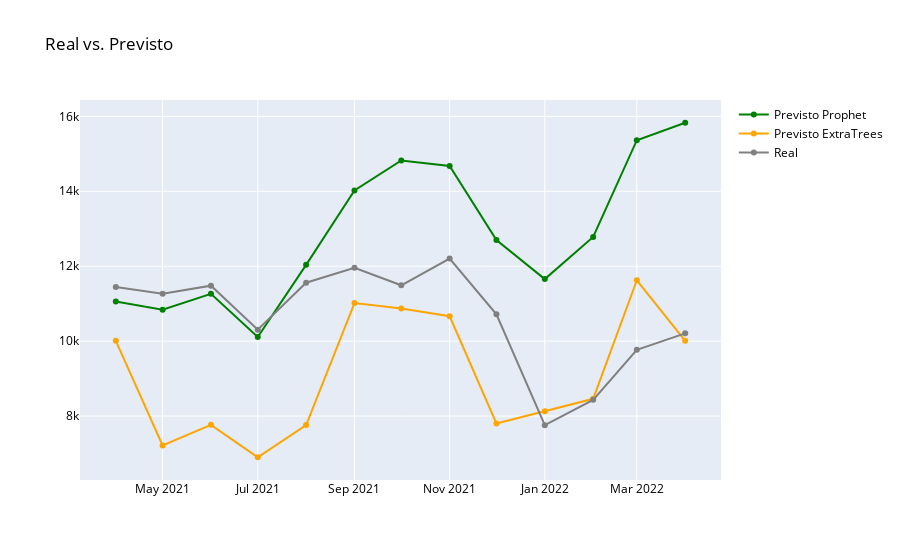

Notebook source saved alongside this figure:
### Markdown cell above
# Plot dos Três Métodos

### Code cell
fig = go.Figure(data=[
    go.Scatter(name='Previsto Prophet',x=forecast_tuned['ds'], y=forecast_tuned['yhat'], marker={'color': 'green'}),
    go.Scatter(name='Previsto ExtraTrees', x=df_r_teste['data'], y=pred_teste_et_tuned, marker={'color': 'orange'}),
    go.Scatter(name='Real', x=df_r_teste['data'], y=y_r_teste, marker={'color': 'gray'})
    ])
fig.update_layout(font=dict(color='black'), title_text='Real vs. Previsto')
fig.show()

### Figure 1 — Plotly figure (JSON) as saved in the notebook; plotly's stock layout.template omitted (floating-point values rounded to 4 significant figures)
{"data": [{"marker": {"color": "green"}, "name": "Previsto Prophet", "type": "scatter", "x": ["2021-04-01T00:00:00", "2021-05-01T00:00:00", "2021-06-01T00:00:00", "2021-07-01T00:00:00", "2021-08-01T00:00:00", "2021-09-01T00:00:00", "2021-10-01T00:00:00", "2021-11-01T00:00:00", "2021-12-01T00:00:00", "2022-01-01T00:00:00", "2022-02-01T00:00:00", "2022-03-01T00:00:00", "2022-04-01T00:00:00"], "y": [11060.0, 10840.0, 11260.0, 10110.0, 12040.0, 14020.0, 14820.0, 14680.0, 12700.0, 11660.0, 12780.0, 15360.0, 15830.0]}, {"marker": {"color": "orange"}, "name": "Previsto ExtraTrees", "type": "scatter", "x": ["2021-04-01", "2021-05-01", "2021-06-01", "2021-07-01", "2021-08-01", "2021-09-01", "2021-10-01", "2021-11-01", "2021-12-01", "2022-01-01", "2022-02-01", "2022-03-01", "2022-04-01"], "y": [10010.0, 7214.0, 7765.0, 6901.0, 7760.0, 11020.0, 10870.0, 10660.0, 7799.0, 8130.0, 8460.0, 11620.0, 10010.0]}, {"marker": {"color": "gray"}, "name": "Real", "type": "scatter", "x": ["2021-04-01", "2021-05-01", "2021-06-01", "2021-07-01", "2021-08-01", "2021-09-01", "2021-10-01", "2021-11-01", "2021-12-01", "2022-01-01", "2022-02-01", "2022-03-01", "2022-04-01"], "y": [11447, 11263, 11480, 10307, 11559, 11959, 11491, 12203, 10718, 7757, 8433, 9770, 10208]}], "layout": {"font": {"color": "black"}, "title": {"text": "Real vs. Previsto"}}}
